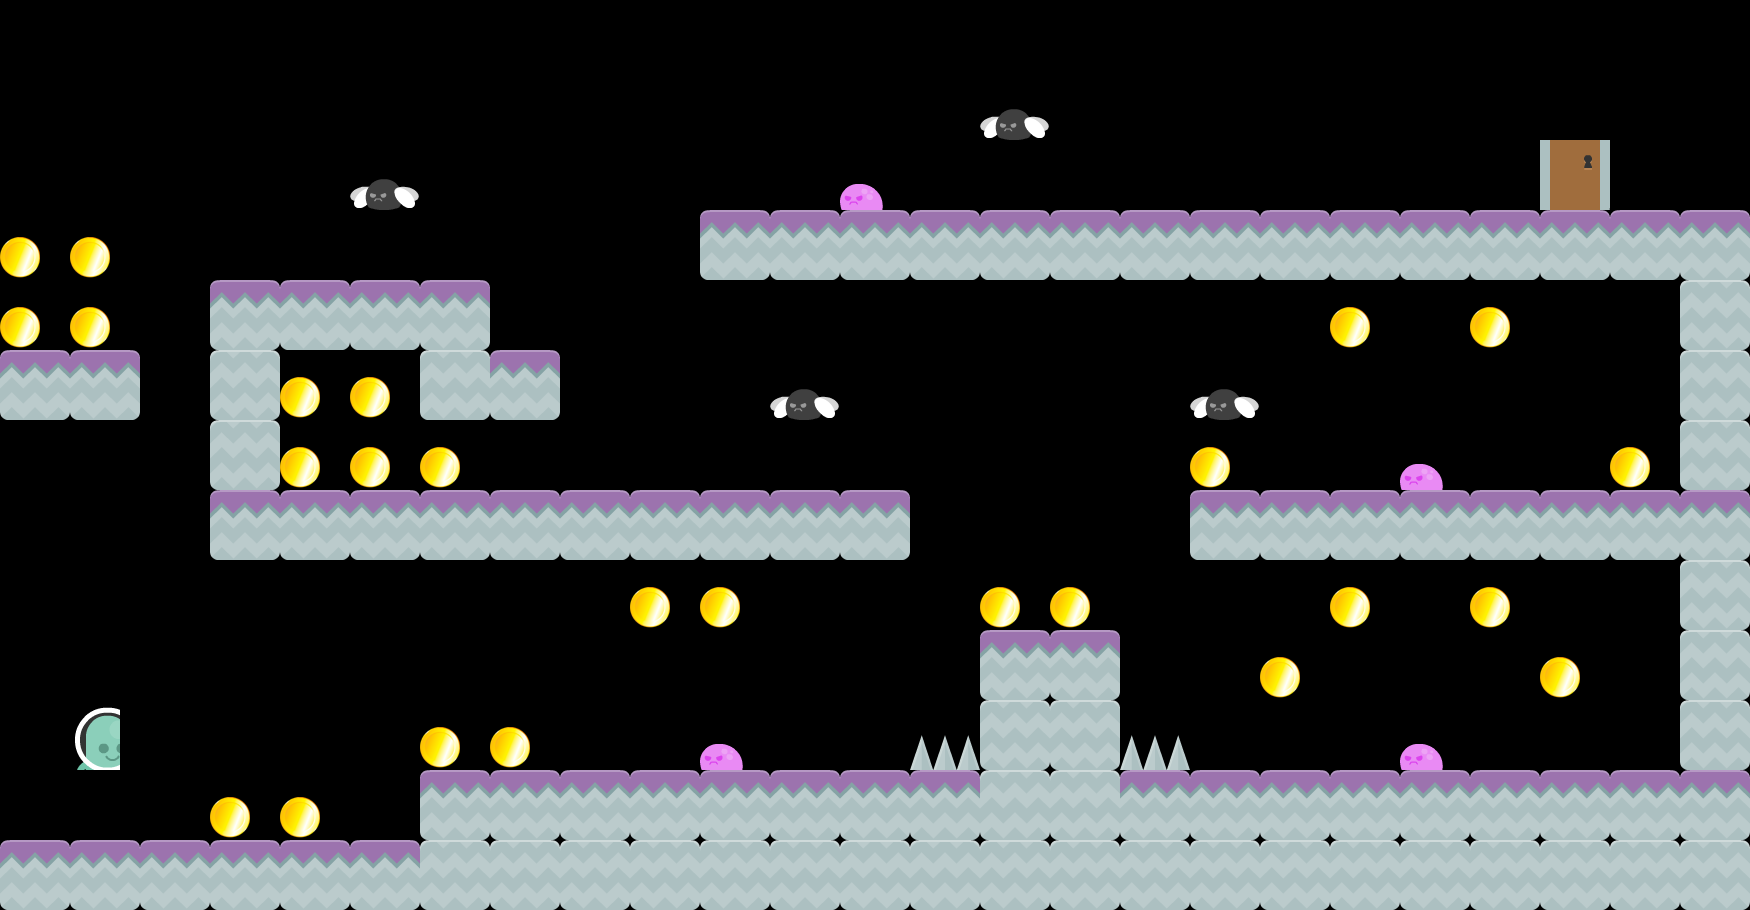

This is a level from a 2D game, rendered from its Tiled map with the project's own tilesets. A one-line summary and the complete map file follow:
An orthogonal 25x13 tile map with 70x70 px tiles, 1 tile layer (Tile Layer 1), 9 tilesets.

<map version="1.0" orientation="orthogonal" renderorder="right-down" width="25" height="13" tilewidth="70" tileheight="70" nextobjectid="1">
 <tileset firstgid="1" name="ground" tilewidth="70" tileheight="70" tilecount="1">
  <image source="../Art/Art/tiles/ground.png" width="70" height="70" />
 </tileset>
 <tileset firstgid="2" name="ground_dirt" tilewidth="70" tileheight="70" tilecount="1">
  <image source="../Art/Art/tiles/ground_dirt.png" width="70" height="70" />
 </tileset>
 <tileset firstgid="3" name="walk0001" tilewidth="50" tileheight="67" tilecount="1">
  <image source="../Art/Art/character/walk/walk0001.png" width="75" height="96" />
 </tileset>
 <tileset firstgid="4" name="slime_walk" tilewidth="43" tileheight="26" tilecount="1">
  <image source="../Art/Art/enemies/slime_walk.png" width="43" height="26" />
 </tileset>
 <tileset firstgid="5" name="coin_gold" tilewidth="40" tileheight="45" tilecount="1">
  <image source="../Art/Art/coin/coin/1.png" width="40" height="45" />
 </tileset>
 <tileset firstgid="6" name="door_closedMid" tilewidth="70" tileheight="70" tilecount="1">
  <image source="../Art/Art/exit/door_closedMid.png" width="70" height="70" />
 </tileset>
 <tileset firstgid="7" name="fly_fly" tilewidth="69" tileheight="31" tilecount="1">
  <image source="../Art/Art/enemies/fly_fly.png" width="69" height="31" />
 </tileset>
 <tileset firstgid="8" name="Spring" tilewidth="70" tileheight="70" tilecount="1">
  <image source="../Art/Art/tiles/springboardUp.png" width="70" height="70" />
 </tileset>
 <tileset firstgid="9" name="spikes" tilewidth="70" tileheight="35" tilecount="1">
  <image source="../Art/Art/tiles/spikes.png" width="70" height="35" />
 </tileset>
 <layer name="Tile Layer 1" width="25" height="13">
  <data encoding="csv">
0,0,0,0,0,0,0,0,0,0,0,0,0,0,0,0,0,0,0,0,0,0,0,0,0,
0,0,0,0,0,0,0,0,0,0,0,0,0,0,7,0,0,0,0,0,0,0,0,0,0,
0,0,0,0,0,7,0,0,0,0,0,0,4,0,0,0,0,0,0,0,0,0,6,0,0,
5,5,0,0,0,0,0,0,0,0,1,1,1,1,1,1,1,1,1,1,1,1,1,1,1,
5,5,0,1,1,1,1,0,0,0,0,0,0,0,0,0,0,0,0,5,0,5,0,0,2,
1,1,0,2,5,5,2,1,0,0,0,7,0,0,0,0,0,7,0,0,0,0,0,0,2,
0,0,0,2,5,5,5,0,0,0,0,0,0,0,0,0,0,5,0,0,4,0,0,5,2,
0,0,0,1,1,1,1,1,1,1,1,1,1,0,0,0,0,1,1,1,1,1,1,1,1,
0,0,0,0,0,0,0,0,0,5,5,0,0,0,5,5,0,0,0,5,0,5,0,0,2,
0,0,0,0,0,0,0,0,0,0,0,0,0,0,1,1,0,0,5,0,0,0,5,0,2,
0,3,0,0,0,0,5,5,0,0,4,0,0,9,2,2,9,0,0,0,4,0,0,0,2,
0,0,0,5,5,0,1,1,1,1,1,1,1,1,2,2,1,1,1,1,1,1,1,1,1,
1,1,1,1,1,1,2,2,2,2,2,2,2,2,2,2,2,2,2,2,2,2,2,2,2
</data>
 </layer>
</map>
